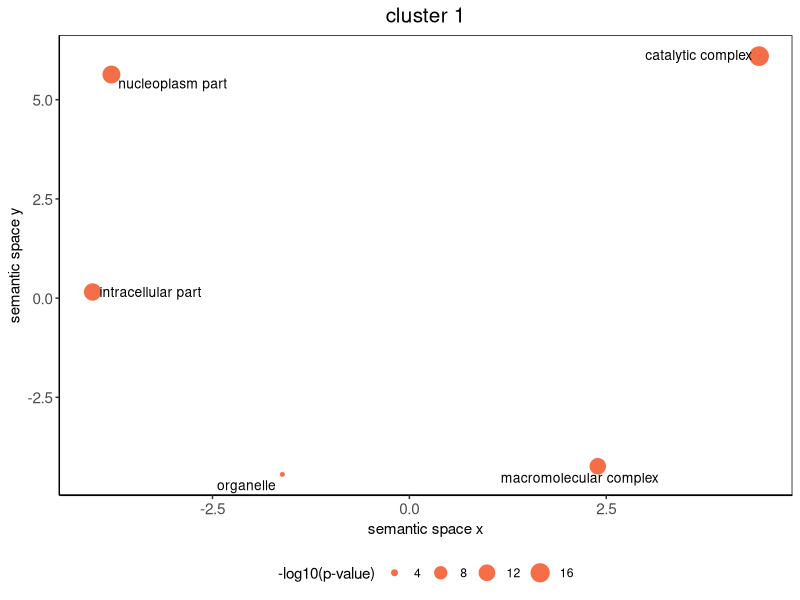
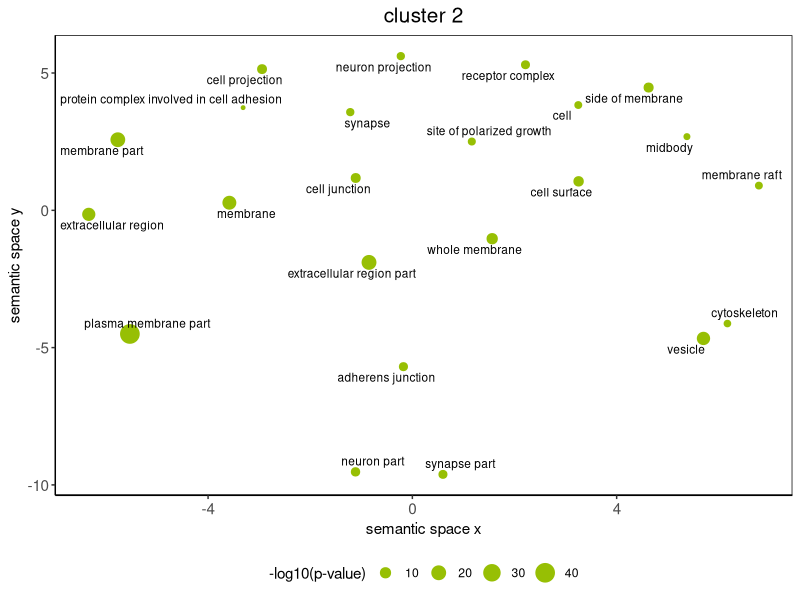
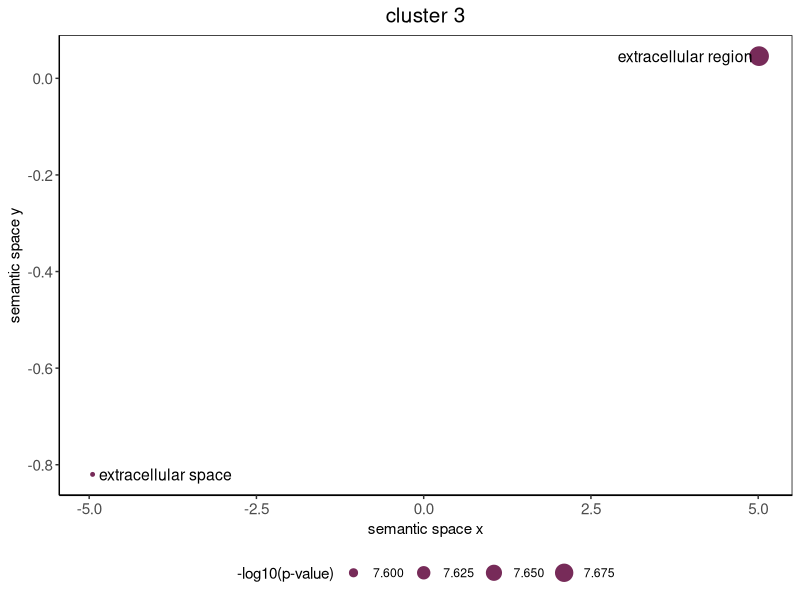

These figures' R source, in order:
.libPaths("/nfs/users2/rg/bborsari/software/R-3.5.2/library")

#************
# LIBRARIES *
#************

library(ggplot2)
library(scales)
library(ggrepel)



#************
# FUNCTIONS *
#************

my.function <- function(one.data) {
  
  one.data <- one.data [(one.data$plot_X != "null" & one.data$plot_Y != "null"), ];
  one.data$plot_X <- as.numeric( as.character(one.data$plot_X) );
  one.data$plot_Y <- as.numeric( as.character(one.data$plot_Y) );
  one.data$plot_size <- as.numeric( as.character(one.data$plot_size) );
  one.data$log10_p_value <- as.numeric( as.character(one.data$log10_p_value) );
  one.data$frequency <- as.numeric( as.character(one.data$frequency) );
  one.data$uniqueness <- as.numeric( as.character(one.data$uniqueness) );
  one.data$dispensability <- as.numeric( as.character(one.data$dispensability) );
  
  return(one.data)
  
}


#********
# BEGIN *
#********


my.colnames <- c("term_ID","description","frequency_%","plot_X","plot_Y","plot_size","log10_p_value","uniqueness","dispensability")

# 1. cluster 1
revigo.data.cluster1 <- as.data.frame(rbind(c("GO:0032991","macromolecular complex",14.008, 2.393,-4.237, 6.139,-11.8268,0.956,0.000),
                                            c("GO:0043226","organelle",20.788,-1.613,-4.441, 6.311,-3.7423,0.960,0.000),
                                            c("GO:0044451","nucleoplasm part", 0.895,-3.784, 5.634, 4.945,-13.8665,0.401,0.000),
                                            c("GO:1902494","catalytic complex", 3.734, 4.441, 6.098, 5.565,-16.8539,0.642,0.000),
                                            c("GO:0044424","intracellular part",35.654,-4.023, 0.155, 6.545,-13.0306,0.717,0.182),
                                            c("GO:0044441","ciliary part", 0.139,-4.291, 7.495, 4.137,-3.2790,0.564,0.379),
                                            c("GO:0005739","mitochondrion", 2.156,-4.343, 3.818, 5.327,-6.2882,0.499,0.400),
                                            c("GO:0044422","organelle part", 9.427,-5.206, 5.447, 5.967,-6.3768,0.556,0.401),
                                            c("GO:0098798","mitochondrial protein complex", 0.289, 0.162, 5.185, 4.454,-11.4921,0.329,0.416),
                                            c("GO:0098803","respiratory chain complex", 0.159, 4.904, 2.999, 4.193,-3.9393,0.681,0.418),
                                            c("GO:1990234","transferase complex", 1.223, 4.489, 5.059, 5.080,-8.8861,0.579,0.439),
                                            c("GO:0005840","ribosome", 4.198,-0.021, 4.508, 5.616,-3.6882,0.337,0.523),
                                            c("GO:0005815","microtubule organizing center", 0.350,-4.248, 6.183, 4.537,-3.1574,0.506,0.528),
                                            c("GO:0044428","nuclear part", 3.120,-3.908, 4.883, 5.487,-9.5952,0.412,0.537),
                                            c("GO:0005684","U2-type spliceosomal complex", 0.058,-0.475, 5.771, 3.759,-4.1221,0.417,0.552),
                                            c("GO:1990904","ribonucleoprotein complex", 5.291, 4.154, 6.250, 5.717,-8.7825,0.632,0.553),
                                            c("GO:0000151","ubiquitin ligase complex", 0.232, 3.250, 4.052, 4.358,-4.4622,0.506,0.604),
                                            c("GO:0043231","intracellular membrane-bounded organelle",13.760,-3.670, 4.095, 6.132,-11.5045,0.426,0.607),
                                            c("GO:0005681","spliceosomal complex", 0.250,-0.457, 4.977, 4.392,-5.3799,0.363,0.628),
                                            c("GO:0000502","proteasome complex", 0.389, 2.915, 4.409, 4.583,-3.2692,0.486,0.636),
                                            c("GO:1905368","peptidase complex", 0.452, 4.816, 4.914, 4.648,-5.2716,0.606,0.646),
                                            c("GO:0005762","mitochondrial large ribosomal subunit", 0.054,-0.128, 6.011, 3.729,-3.4168,0.340,0.654),
                                            c("GO:0043229","intracellular organelle",19.917,-3.771, 3.530, 6.292,-8.9281,0.480,0.692),
                                            c("GO:1902493","acetyltransferase complex", 0.152, 4.876, 4.317, 4.175,-3.7852,0.603,0.693),
                                            c("GO:0031461","cullin-RING ubiquitin ligase complex", 0.159, 3.381, 3.643, 4.195,-3.0888,0.517,0.695)))

colnames(revigo.data.cluster1) <- my.colnames
revigo.data.cluster1 <- my.function(one.data=revigo.data.cluster1)
ex.cluster1 <- revigo.data.cluster1[revigo.data.cluster1$dispensability < 0.3, ]

p1 <- ggplot(ex.cluster1, aes( x=plot_X, y=plot_Y, size = -log10_p_value, label=description)) +
  geom_point(color="#F56E47") + 
  theme_bw() + 
  geom_text_repel(size = 3.5) + 
  labs(y = "semantic space y", 
       x = "semantic space x",
       title = "cluster 1",
       size="-log10(p-value)") + 
  coord_cartesian() +
  guides(alpha=F) +
  theme(panel.border = element_rect(color="black"), 
        panel.grid.major = element_blank(),
        panel.grid.minor = element_blank(), 
        axis.line = element_line(colour = "black"),
        axis.title = element_text(size=11),
        axis.text = element_text(size=11),
        legend.position = "bottom",
        plot.title = element_text(size=15, hjust=.5)) 


pdf("~/public_html/Borsari_et_al_transdifferentiation_chromatin/single_figures/fig.8k.cluster1.pdf", 
    width=5, height=4)
p1
dev.off()



# 2. cluster 2
revigo.data.cluster2 <- as.data.frame(rbind(c("GO:0005576","extracellular region", 2.375,-6.336,-0.147, 5.369,-14.9245,0.976,0.000),
                                            c("GO:0005623","cell",53.553, 3.249, 3.834, 6.722,-4.8239,0.989,0.000),
                                            c("GO:0005912","adherens junction", 0.146,-0.175,-5.694, 4.157,-6.2581,0.870,0.000),
                                            c("GO:0016020","membrane",61.592,-3.583, 0.276, 6.783,-17.0580,0.991,0.000),
                                            c("GO:0030054","cell junction", 0.445,-1.109, 1.177, 4.641,-7.6162,0.976,0.000),
                                            c("GO:0031982","vesicle", 1.362, 5.700,-4.666, 5.127,-15.2644,0.768,0.000),
                                            c("GO:0043235","receptor complex", 0.115, 2.215, 5.301, 4.054,-6.1169,0.963,0.000),
                                            c("GO:0044421","extracellular region part", 1.309,-0.849,-1.897, 5.110,-20.1107,0.885,0.000),
                                            c("GO:0044456","synapse part", 0.230, 0.599,-9.617, 4.355,-6.1675,0.935,0.000),
                                            c("GO:0044459","plasma membrane part", 2.405,-5.531,-4.503, 5.374,-40.3045,0.795,0.000),
                                            c("GO:0045202","synapse", 0.299,-1.216, 3.576, 4.468,-5.2472,0.976,0.000),
                                            c("GO:0045121","membrane raft", 0.076, 6.785, 0.900, 3.873,-4.8069,0.817,0.043),
                                            c("GO:0098805","whole membrane", 0.888, 1.563,-1.034, 4.941,-10.1649,0.949,0.044),
                                            c("GO:0098552","side of membrane", 0.214, 4.626, 4.471, 4.324,-7.7878,0.949,0.048),
                                            c("GO:0030496","midbody", 0.040, 5.376, 2.683, 3.590,-4.0655,0.924,0.053),
                                            c("GO:0030427","site of polarized growth", 0.091, 1.164, 2.505, 3.950,-4.9586,0.921,0.057),
                                            c("GO:0043005","neuron projection", 0.190,-0.226, 5.615, 4.271,-5.2381,0.823,0.062),
                                            c("GO:0009986","cell surface", 0.241, 3.255, 1.055, 4.375,-8.4023,0.917,0.063),
                                            c("GO:0097458","neuron part", 0.320,-1.113,-9.525, 4.498,-6.6478,0.916,0.065),
                                            c("GO:0042995","cell projection", 1.050,-2.943, 5.142, 5.014,-7.5376,0.909,0.074),
                                            c("GO:0044425","membrane part",57.394,-5.767, 2.571, 6.752,-19.7471,0.936,0.087),
                                            c("GO:0098636","protein complex involved in cell adhesion", 0.032,-3.314, 3.739, 3.501,-3.3188,0.963,0.228),
                                            c("GO:0005856","cytoskeleton", 1.542, 6.169,-4.124, 5.181,-4.5272,0.767,0.294),
                                            c("GO:0031224","intrinsic component of membrane",55.975,-6.343, 1.733, 6.741,-15.5452,0.929,0.328),
                                            c("GO:0044433","cytoplasmic vesicle part", 0.346, 4.842,-5.306, 4.532,-13.4437,0.583,0.332),
                                            c("GO:0005773","vacuole", 0.455, 4.226,-5.408, 4.651,-4.8697,0.740,0.342),
                                            c("GO:0044437","vacuolar part", 0.297, 4.197,-6.176, 4.465,-9.8268,0.649,0.383),
                                            c("GO:0005938","cell cortex", 0.252,-1.124,-6.219, 4.394,-3.6091,0.727,0.393),
                                            c("GO:0016021","integral component of membrane",55.868,-6.074, 2.055, 6.740,-13.0526,0.929,0.407),
                                            c("GO:0015629","actin cytoskeleton", 0.402, 6.441,-3.518, 4.598,-3.5800,0.788,0.481),
                                            c("GO:0005887","integral component of plasma membrane", 1.211,-4.915,-5.529, 5.076,-22.0150,0.750,0.495),
                                            c("GO:0044298","cell body membrane", 0.004,-5.508,-5.406, 2.561,-3.0367,0.824,0.498),
                                            c("GO:0001891","phagocytic cup", 0.005,-4.920,-5.005, 2.668,-3.6091,0.822,0.506),
                                            c("GO:0016324","apical plasma membrane", 0.061,-5.015,-5.399, 3.779,-4.9355,0.788,0.616),
                                            c("GO:0009897","external side of plasma membrane", 0.064,-4.597,-6.071, 3.796,-10.8508,0.795,0.618),
                                            c("GO:0001726","ruffle", 0.035, 0.029, 5.660, 3.538,-4.8356,0.843,0.634),
                                            c("GO:0005886","plasma membrane",10.510,-5.388,-4.168, 6.015,-42.7328,0.776,0.637),
                                            c("GO:0019897","extrinsic component of plasma membrane", 0.104,-4.918,-5.886, 4.009,-4.8539,0.789,0.645),
                                            c("GO:0043202","lysosomal lumen", 0.002, 3.836,-6.938, 2.326,-3.6198,0.722,0.648),
                                            c("GO:0098589","membrane region", 0.121, 6.869, 0.726, 4.077,-4.2832,0.819,0.674),
                                            c("GO:0042470","melanosome", 0.016, 4.978,-5.011, 3.188,-3.2557,0.660,0.677),
                                            c("GO:0048770","pigment granule", 0.016, 5.216,-5.541, 3.189,-3.2557,0.660,0.677),
                                            c("GO:0030667","secretory granule membrane", 0.018, 5.290,-3.276, 3.248,-7.5686,0.573,0.684),
                                            c("GO:0098590","plasma membrane region", 0.239,-4.671,-5.716, 4.372,-11.7986,0.777,0.696),
                                            c("GO:0005775","vacuolar lumen", 0.007, 3.844,-6.609, 2.846,-4.1373,0.710,0.699)))

colnames(revigo.data.cluster2) <- my.colnames
revigo.data.cluster2 <- my.function(one.data=revigo.data.cluster2)
ex.cluster2 <- revigo.data.cluster2[revigo.data.cluster2$dispensability < 0.3, ]

p2 <- ggplot(ex.cluster2, aes( x=plot_X, y=plot_Y, size = -log10_p_value, label=description)) +
  geom_point(color="#97BF04") + 
  theme_bw() + 
  geom_text_repel(size = 3) + 
  labs(y = "semantic space y", 
       x = "semantic space x",
       title = "cluster 2",
       size="-log10(p-value)") + 
  coord_cartesian() +
  guides(alpha=F) +
  theme(panel.border = element_rect(color="black"), 
        panel.grid.major = element_blank(),
        panel.grid.minor = element_blank(), 
        axis.line = element_line(colour = "black"),
        axis.title = element_text(size=11),
        axis.text = element_text(size=11),
        legend.position = "bottom",
        plot.title = element_text(size=15, hjust=.5)) 

pdf("~/public_html/Borsari_et_al_transdifferentiation_chromatin/single_figures/fig.8k.cluster2.pdf", 
    width=5, height=4)
p2
dev.off()



# 3. cluster 3
revigo.data.cluster3 <- as.data.frame(rbind(c("GO:0005576","extracellular region", 2.375, 5.013, 0.046, 5.369,-7.6925,0.455,0.000),
                                            c("GO:0005615","extracellular space", 0.538,-4.949,-0.820, 4.724,-7.5918,0.040,0.000),
                                            c("GO:0072562","blood microparticle", 0.032,-4.964, 0.730, 3.502,-5.2874,0.065,0.645)))


colnames(revigo.data.cluster3) <- my.colnames
revigo.data.cluster3 <- my.function(one.data=revigo.data.cluster3)
ex.cluster3 <- revigo.data.cluster3[revigo.data.cluster3$dispensability < 0.3, ]

p3 <- ggplot(ex.cluster3, aes( x=plot_X, y=plot_Y, size = -log10_p_value, label=description)) +
  geom_point(color="#772B59") + 
  theme_bw() + 
  geom_text_repel(size = 4) + 
  labs(y = "semantic space y", 
       x = "semantic space x",
       title = "cluster 3",
       size="-log10(p-value)") + 
  coord_cartesian() +
  guides(alpha=F) +
  theme(panel.border = element_rect(color="black"), 
        panel.grid.major = element_blank(),
        panel.grid.minor = element_blank(), 
        axis.line = element_line(colour = "black"),
        legend.position = "bottom",
        axis.title = element_text(size=11),
        axis.text = element_text(size=11),
        plot.title = element_text(size=15, hjust=.5)) 

pdf("~/public_html/Borsari_et_al_transdifferentiation_chromatin/single_figures/fig.8k.cluster3.pdf", 
    width=5, height=4)
p3
dev.off()
